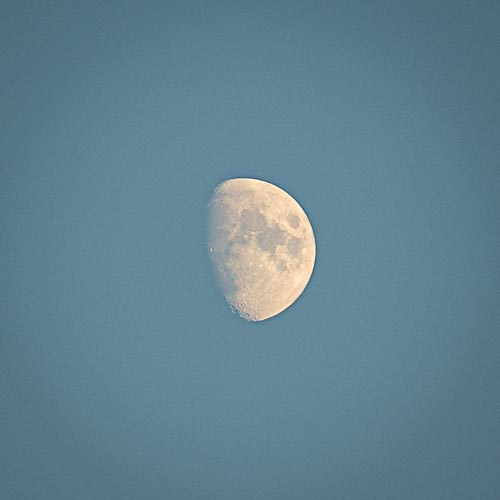
#> input picture python_source/OpenCV/moon.jpg, 500 x 500 px, found by its file name
$ python image_pixel.py
#> lines starting #> are read from the running program, lines starting #| are printed output that depends on the picture
import numpy as np
import cv2

img = cv2.imread('Moon.jpg')
#> img is the input picture: shape (500, 500, 3); mean B, G, R 144.6, 129.4, 98.6
# [30 lines of commented-out code are left out]

b, g, r = cv2.split(img)
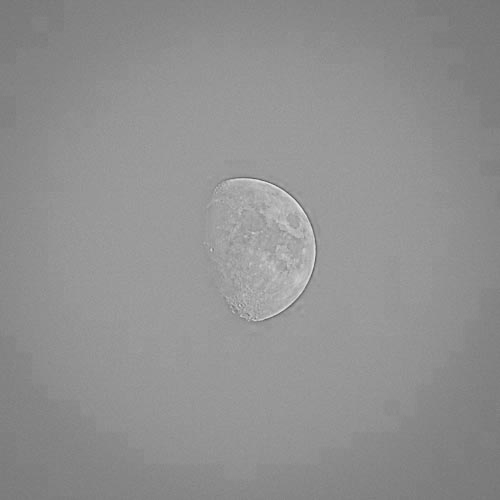
#> b: shape (500, 500); min 84, max 238, mean 144.6
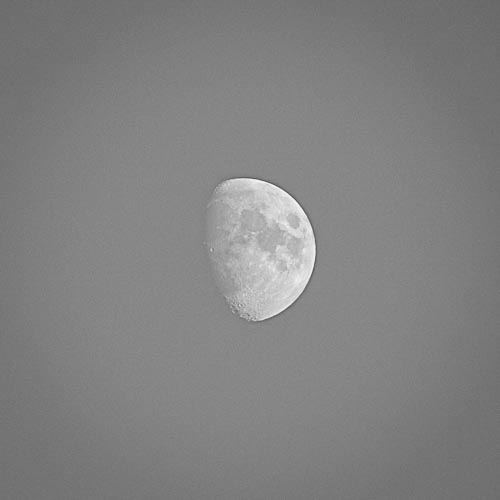
#> g: shape (500, 500); min 77, max 253, mean 129.4
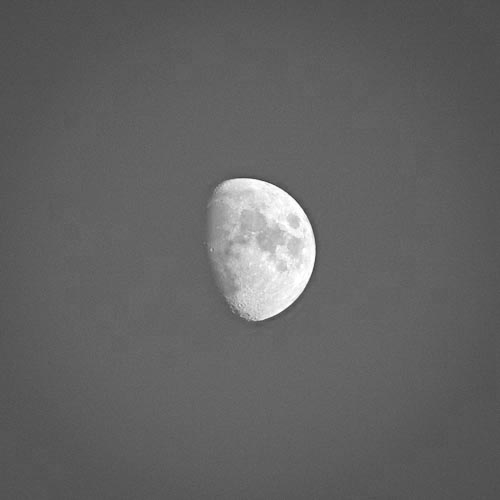
#> r: shape (500, 500); min 57, max 255, mean 98.6

# print(img[100, 100])
# print(b[100, 100], g[100, 100], r[100, 100])

cv2.imshow('B channel', b)
cv2.imshow('G channel', g)
cv2.imshow('R channel', r)
